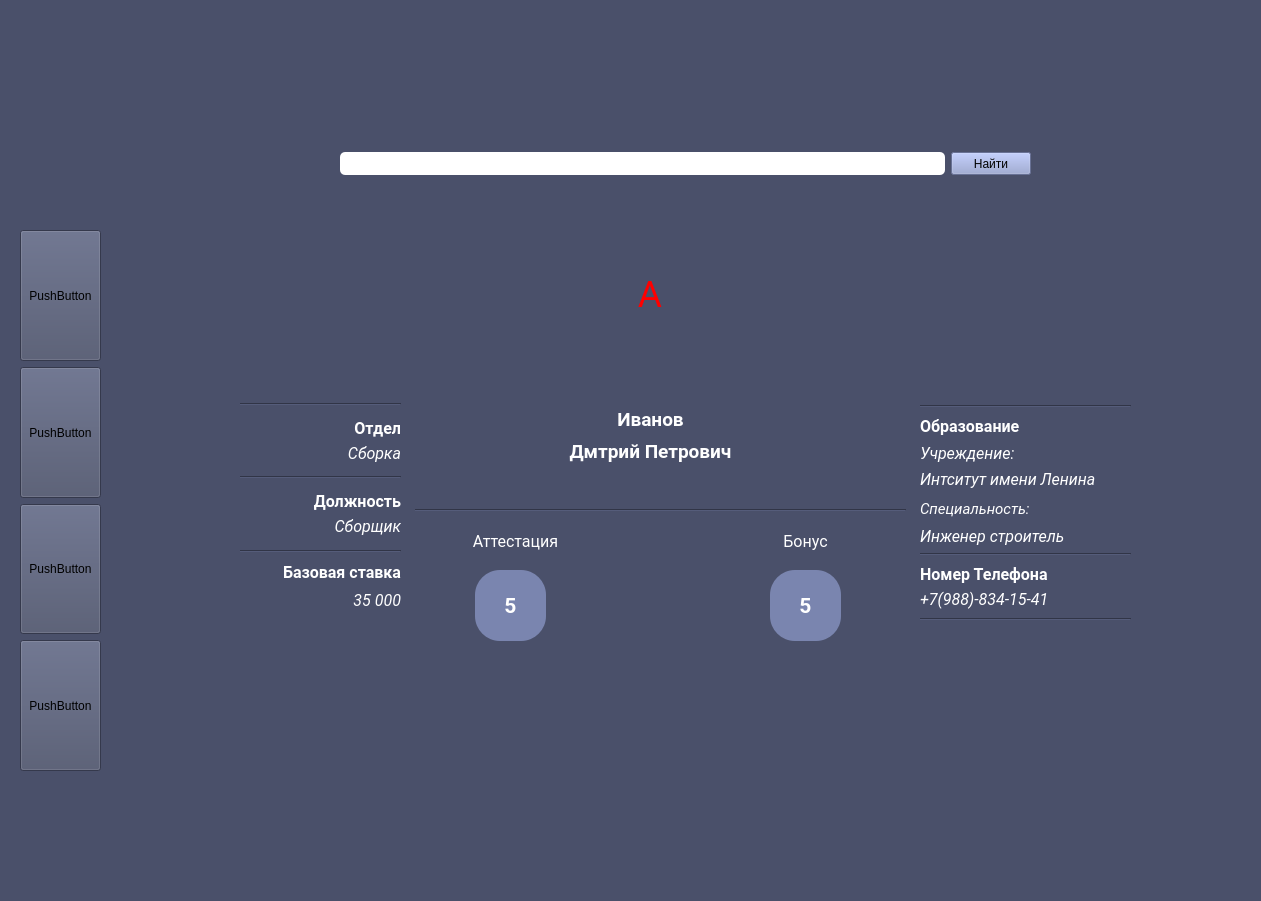
<?xml version="1.0" encoding="UTF-8"?>
<ui version="4.0">
 <class>MainWindow</class>
 <widget class="QMainWindow" name="MainWindow">
  <property name="geometry">
   <rect>
    <x>0</x>
    <y>0</y>
    <width>1261</width>
    <height>901</height>
   </rect>
  </property>
  <property name="sizePolicy">
   <sizepolicy hsizetype="Preferred" vsizetype="MinimumExpanding">
    <horstretch>0</horstretch>
    <verstretch>0</verstretch>
   </sizepolicy>
  </property>
  <property name="windowTitle">
   <string>MainWindow</string>
  </property>
  <property name="styleSheet">
   <string notr="true">background-color: rgb(74, 80, 106);</string>
  </property>
  <widget class="QWidget" name="centralwidget">
   <widget class="QStackedWidget" name="stackedWidget">
    <property name="geometry">
     <rect>
      <x>180</x>
      <y>60</y>
      <width>1041</width>
      <height>771</height>
     </rect>
    </property>
    <property name="autoFillBackground">
     <bool>false</bool>
    </property>
    <property name="styleSheet">
     <string notr="true"/>
    </property>
    <property name="currentIndex">
     <number>0</number>
    </property>
    <widget class="QWidget" name="Add_person">
     <widget class="QWidget" name="gridLayoutWidget_2">
      <property name="geometry">
       <rect>
        <x>50</x>
        <y>70</y>
        <width>841</width>
        <height>67</height>
       </rect>
      </property>
      <layout class="QGridLayout" name="gridLayout_2">
       <item row="1" column="3">
        <spacer name="horizontalSpacer">
         <property name="orientation">
          <enum>Qt::Horizontal</enum>
         </property>
         <property name="sizeType">
          <enum>QSizePolicy::Preferred</enum>
         </property>
         <property name="sizeHint" stdset="0">
          <size>
           <width>40</width>
           <height>20</height>
          </size>
         </property>
        </spacer>
       </item>
       <item row="1" column="2">
        <widget class="QPushButton" name="pushButton">
         <property name="sizePolicy">
          <sizepolicy hsizetype="Preferred" vsizetype="Preferred">
           <horstretch>0</horstretch>
           <verstretch>0</verstretch>
          </sizepolicy>
         </property>
         <property name="styleSheet">
          <string notr="true">background-color: rgb(145, 158, 208);</string>
         </property>
         <property name="text">
          <string>Найти</string>
         </property>
        </widget>
       </item>
       <item row="0" column="1">
        <spacer name="verticalSpacer">
         <property name="orientation">
          <enum>Qt::Vertical</enum>
         </property>
         <property name="sizeType">
          <enum>QSizePolicy::Expanding</enum>
         </property>
         <property name="sizeHint" stdset="0">
          <size>
           <width>20</width>
           <height>15</height>
          </size>
         </property>
        </spacer>
       </item>
       <item row="2" column="1">
        <spacer name="verticalSpacer_2">
         <property name="orientation">
          <enum>Qt::Vertical</enum>
         </property>
         <property name="sizeType">
          <enum>QSizePolicy::Expanding</enum>
         </property>
         <property name="sizeHint" stdset="0">
          <size>
           <width>20</width>
           <height>15</height>
          </size>
         </property>
        </spacer>
       </item>
       <item row="1" column="1">
        <widget class="QLineEdit" name="lineEdit_2">
         <property name="sizePolicy">
          <sizepolicy hsizetype="MinimumExpanding" vsizetype="MinimumExpanding">
           <horstretch>0</horstretch>
           <verstretch>0</verstretch>
          </sizepolicy>
         </property>
         <property name="styleSheet">
          <string notr="true">
background-color: rgb(255, 255, 255);
 border-radius: 5px;</string>
         </property>
        </widget>
       </item>
       <item row="1" column="0">
        <spacer name="horizontalSpacer_2">
         <property name="orientation">
          <enum>Qt::Horizontal</enum>
         </property>
         <property name="sizeType">
          <enum>QSizePolicy::Fixed</enum>
         </property>
         <property name="sizeHint" stdset="0">
          <size>
           <width>110</width>
           <height>20</height>
          </size>
         </property>
        </spacer>
       </item>
      </layout>
     </widget>
     <widget class="QLabel" name="Name_1_2">
      <property name="geometry">
       <rect>
        <x>370</x>
        <y>380</y>
        <width>201</width>
        <height>41</height>
       </rect>
      </property>
      <property name="font">
       <font>
        <family>Roboto</family>
        <pointsize>14</pointsize>
        <weight>75</weight>
        <bold>true</bold>
       </font>
      </property>
      <property name="styleSheet">
       <string notr="true">color: rgb(255, 255, 255);</string>
      </property>
      <property name="text">
       <string>Дмтрий Петрович</string>
      </property>
      <property name="alignment">
       <set>Qt::AlignHCenter|Qt::AlignTop</set>
      </property>
     </widget>
     <widget class="QLabel" name="label_4">
      <property name="geometry">
       <rect>
        <x>370</x>
        <y>330</y>
        <width>201</width>
        <height>41</height>
       </rect>
      </property>
      <property name="font">
       <font>
        <family>Roboto</family>
        <pointsize>14</pointsize>
        <weight>75</weight>
        <bold>true</bold>
       </font>
      </property>
      <property name="styleSheet">
       <string notr="true">color: rgb(255, 255, 255);</string>
      </property>
      <property name="text">
       <string>Иванов</string>
      </property>
      <property name="alignment">
       <set>Qt::AlignBottom|Qt::AlignHCenter</set>
      </property>
     </widget>
     <widget class="Line" name="line_3">
      <property name="geometry">
       <rect>
        <x>235</x>
        <y>440</y>
        <width>491</width>
        <height>20</height>
       </rect>
      </property>
      <property name="orientation">
       <enum>Qt::Horizontal</enum>
      </property>
     </widget>
     <widget class="QLabel" name="label_5">
      <property name="geometry">
       <rect>
        <x>525</x>
        <y>460</y>
        <width>201</width>
        <height>31</height>
       </rect>
      </property>
      <property name="font">
       <font>
        <family>Roboto</family>
        <pointsize>12</pointsize>
        <weight>50</weight>
        <bold>false</bold>
       </font>
      </property>
      <property name="styleSheet">
       <string notr="true">color: rgb(255, 255, 255);</string>
      </property>
      <property name="text">
       <string>Бонус</string>
      </property>
      <property name="alignment">
       <set>Qt::AlignBottom|Qt::AlignHCenter</set>
      </property>
     </widget>
     <widget class="QLabel" name="label_6">
      <property name="geometry">
       <rect>
        <x>235</x>
        <y>460</y>
        <width>201</width>
        <height>31</height>
       </rect>
      </property>
      <property name="font">
       <font>
        <family>Roboto</family>
        <pointsize>12</pointsize>
        <weight>50</weight>
        <bold>false</bold>
       </font>
      </property>
      <property name="styleSheet">
       <string notr="true">color: rgb(255, 255, 255);</string>
      </property>
      <property name="text">
       <string>Аттестация</string>
      </property>
      <property name="alignment">
       <set>Qt::AlignBottom|Qt::AlignHCenter</set>
      </property>
     </widget>
     <widget class="QLabel" name="label_7">
      <property name="geometry">
       <rect>
        <x>590</x>
        <y>510</y>
        <width>71</width>
        <height>71</height>
       </rect>
      </property>
      <property name="font">
       <font>
        <family>Roboto</family>
        <pointsize>16</pointsize>
        <weight>75</weight>
        <bold>true</bold>
       </font>
      </property>
      <property name="styleSheet">
       <string notr="true"> border-radius: 25px;
color: rgb(255, 255, 255);
background-color: rgb(122, 133, 175);
</string>
      </property>
      <property name="text">
       <string>5</string>
      </property>
      <property name="alignment">
       <set>Qt::AlignCenter</set>
      </property>
     </widget>
     <widget class="QLabel" name="label_8">
      <property name="geometry">
       <rect>
        <x>295</x>
        <y>510</y>
        <width>71</width>
        <height>71</height>
       </rect>
      </property>
      <property name="font">
       <font>
        <family>Roboto</family>
        <pointsize>16</pointsize>
        <weight>75</weight>
        <bold>true</bold>
       </font>
      </property>
      <property name="styleSheet">
       <string notr="true"> border-radius: 25px;
color: rgb(255, 255, 255);
background-color: rgb(122, 133, 175);
</string>
      </property>
      <property name="text">
       <string>5</string>
      </property>
      <property name="alignment">
       <set>Qt::AlignCenter</set>
      </property>
     </widget>
     <widget class="QWidget" name="verticalLayoutWidget_2">
      <property name="geometry">
       <rect>
        <x>60</x>
        <y>310</y>
        <width>161</width>
        <height>301</height>
       </rect>
      </property>
      <layout class="QVBoxLayout" name="verticalLayout_2">
       <item>
        <spacer name="verticalSpacer_5">
         <property name="orientation">
          <enum>Qt::Vertical</enum>
         </property>
         <property name="sizeType">
          <enum>QSizePolicy::Fixed</enum>
         </property>
         <property name="sizeHint" stdset="0">
          <size>
           <width>30</width>
           <height>33</height>
          </size>
         </property>
        </spacer>
       </item>
       <item>
        <widget class="Line" name="line_5">
         <property name="orientation">
          <enum>Qt::Horizontal</enum>
         </property>
        </widget>
       </item>
       <item>
        <widget class="QLabel" name="label_12">
         <property name="font">
          <font>
           <family>Roboto</family>
           <pointsize>12</pointsize>
           <weight>75</weight>
           <bold>true</bold>
          </font>
         </property>
         <property name="styleSheet">
          <string notr="true">color: rgb(255, 255, 255);</string>
         </property>
         <property name="text">
          <string>Отдел</string>
         </property>
         <property name="alignment">
          <set>Qt::AlignBottom|Qt::AlignRight|Qt::AlignTrailing</set>
         </property>
        </widget>
       </item>
       <item>
        <widget class="QLabel" name="label_13">
         <property name="font">
          <font>
           <family>Roboto</family>
           <pointsize>12</pointsize>
           <italic>true</italic>
          </font>
         </property>
         <property name="styleSheet">
          <string notr="true">color: rgb(255, 255, 255);</string>
         </property>
         <property name="text">
          <string>Сборка</string>
         </property>
         <property name="alignment">
          <set>Qt::AlignRight|Qt::AlignTop|Qt::AlignTrailing</set>
         </property>
        </widget>
       </item>
       <item>
        <widget class="Line" name="line_6">
         <property name="orientation">
          <enum>Qt::Horizontal</enum>
         </property>
        </widget>
       </item>
       <item>
        <widget class="QLabel" name="label_14">
         <property name="font">
          <font>
           <family>Roboto</family>
           <pointsize>12</pointsize>
           <weight>75</weight>
           <bold>true</bold>
          </font>
         </property>
         <property name="styleSheet">
          <string notr="true">color: rgb(255, 255, 255);</string>
         </property>
         <property name="text">
          <string>Должность</string>
         </property>
         <property name="alignment">
          <set>Qt::AlignBottom|Qt::AlignRight|Qt::AlignTrailing</set>
         </property>
        </widget>
       </item>
       <item>
        <widget class="QLabel" name="label_15">
         <property name="font">
          <font>
           <family>Roboto</family>
           <pointsize>12</pointsize>
           <italic>true</italic>
          </font>
         </property>
         <property name="styleSheet">
          <string notr="true">color: rgb(255, 255, 255);</string>
         </property>
         <property name="text">
          <string>Сборщик</string>
         </property>
         <property name="alignment">
          <set>Qt::AlignRight|Qt::AlignTop|Qt::AlignTrailing</set>
         </property>
        </widget>
       </item>
       <item>
        <widget class="Line" name="line_7">
         <property name="orientation">
          <enum>Qt::Horizontal</enum>
         </property>
        </widget>
       </item>
       <item>
        <widget class="QLabel" name="label_18">
         <property name="font">
          <font>
           <family>Roboto</family>
           <pointsize>12</pointsize>
           <weight>75</weight>
           <italic>false</italic>
           <bold>true</bold>
          </font>
         </property>
         <property name="styleSheet">
          <string notr="true">color: rgb(255, 255, 255);</string>
         </property>
         <property name="text">
          <string>Базовая ставка</string>
         </property>
         <property name="alignment">
          <set>Qt::AlignRight|Qt::AlignTrailing|Qt::AlignVCenter</set>
         </property>
        </widget>
       </item>
       <item>
        <widget class="QLabel" name="label_19">
         <property name="font">
          <font>
           <family>Roboto</family>
           <pointsize>12</pointsize>
           <italic>true</italic>
          </font>
         </property>
         <property name="styleSheet">
          <string notr="true">color: rgb(255, 255, 255);</string>
         </property>
         <property name="text">
          <string>35 000</string>
         </property>
         <property name="alignment">
          <set>Qt::AlignRight|Qt::AlignTop|Qt::AlignTrailing</set>
         </property>
        </widget>
       </item>
       <item>
        <spacer name="verticalSpacer_6">
         <property name="orientation">
          <enum>Qt::Vertical</enum>
         </property>
         <property name="sizeType">
          <enum>QSizePolicy::Fixed</enum>
         </property>
         <property name="sizeHint" stdset="0">
          <size>
           <width>20</width>
           <height>54</height>
          </size>
         </property>
        </spacer>
       </item>
      </layout>
     </widget>
     <widget class="QLabel" name="label_3">
      <property name="geometry">
       <rect>
        <x>406</x>
        <y>170</y>
        <width>128</width>
        <height>128</height>
       </rect>
      </property>
      <property name="font">
       <font>
        <family>Roboto</family>
        <pointsize>28</pointsize>
       </font>
      </property>
      <property name="styleSheet">
       <string notr="true">color: rgb(255, 0, 0);</string>
      </property>
      <property name="text">
       <string>A</string>
      </property>
      <property name="alignment">
       <set>Qt::AlignCenter</set>
      </property>
     </widget>
    </widget>
    <widget class="QWidget" name="page_2"/>
    <widget class="QWidget" name="page_3"/>
   </widget>
   <widget class="QWidget" name="verticalLayoutWidget_3">
    <property name="geometry">
     <rect>
      <x>20</x>
      <y>200</y>
      <width>81</width>
      <height>611</height>
     </rect>
    </property>
    <layout class="QVBoxLayout" name="verticalLayout_3">
     <item>
      <spacer name="verticalSpacer_7">
       <property name="orientation">
        <enum>Qt::Vertical</enum>
       </property>
       <property name="sizeType">
        <enum>QSizePolicy::Fixed</enum>
       </property>
       <property name="sizeHint" stdset="0">
        <size>
         <width>20</width>
         <height>30</height>
        </size>
       </property>
      </spacer>
     </item>
     <item>
      <widget class="QToolButton" name="toolButton_3">
       <property name="sizePolicy">
        <sizepolicy hsizetype="Preferred" vsizetype="Preferred">
         <horstretch>0</horstretch>
         <verstretch>0</verstretch>
        </sizepolicy>
       </property>
       <property name="text">
        <string>PushButton</string>
       </property>
      </widget>
     </item>
     <item>
      <widget class="QToolButton" name="toolButton_5">
       <property name="sizePolicy">
        <sizepolicy hsizetype="Preferred" vsizetype="Preferred">
         <horstretch>0</horstretch>
         <verstretch>0</verstretch>
        </sizepolicy>
       </property>
       <property name="text">
        <string>PushButton</string>
       </property>
      </widget>
     </item>
     <item>
      <widget class="QToolButton" name="toolButton_4">
       <property name="sizePolicy">
        <sizepolicy hsizetype="Preferred" vsizetype="Preferred">
         <horstretch>0</horstretch>
         <verstretch>0</verstretch>
        </sizepolicy>
       </property>
       <property name="text">
        <string>PushButton</string>
       </property>
      </widget>
     </item>
     <item>
      <widget class="QToolButton" name="toolButton_2">
       <property name="sizePolicy">
        <sizepolicy hsizetype="Preferred" vsizetype="Preferred">
         <horstretch>0</horstretch>
         <verstretch>0</verstretch>
        </sizepolicy>
       </property>
       <property name="text">
        <string>PushButton</string>
       </property>
      </widget>
     </item>
     <item>
      <spacer name="verticalSpacer_8">
       <property name="orientation">
        <enum>Qt::Vertical</enum>
       </property>
       <property name="sizeType">
        <enum>QSizePolicy::Fixed</enum>
       </property>
       <property name="sizeHint" stdset="0">
        <size>
         <width>20</width>
         <height>40</height>
        </size>
       </property>
      </spacer>
     </item>
    </layout>
   </widget>
   <widget class="QWidget" name="verticalLayoutWidget">
    <property name="geometry">
     <rect>
      <x>920</x>
      <y>370</y>
      <width>211</width>
      <height>301</height>
     </rect>
    </property>
    <layout class="QVBoxLayout" name="verticalLayout">
     <item>
      <spacer name="verticalSpacer_3">
       <property name="orientation">
        <enum>Qt::Vertical</enum>
       </property>
       <property name="sizeType">
        <enum>QSizePolicy::Fixed</enum>
       </property>
       <property name="sizeHint" stdset="0">
        <size>
         <width>30</width>
         <height>35</height>
        </size>
       </property>
      </spacer>
     </item>
     <item>
      <widget class="Line" name="line">
       <property name="orientation">
        <enum>Qt::Horizontal</enum>
       </property>
      </widget>
     </item>
     <item>
      <widget class="QLabel" name="label">
       <property name="font">
        <font>
         <family>Roboto</family>
         <pointsize>12</pointsize>
         <weight>75</weight>
         <bold>true</bold>
        </font>
       </property>
       <property name="styleSheet">
        <string notr="true">color: rgb(255, 255, 255);</string>
       </property>
       <property name="text">
        <string>Образование</string>
       </property>
       <property name="alignment">
        <set>Qt::AlignBottom|Qt::AlignLeading|Qt::AlignLeft</set>
       </property>
      </widget>
     </item>
     <item>
      <widget class="QLabel" name="label_9">
       <property name="font">
        <font>
         <family>Roboto</family>
         <pointsize>12</pointsize>
         <italic>true</italic>
        </font>
       </property>
       <property name="styleSheet">
        <string notr="true">color: rgb(255, 255, 255);</string>
       </property>
       <property name="text">
        <string>Учреждение:</string>
       </property>
       <property name="alignment">
        <set>Qt::AlignLeading|Qt::AlignLeft|Qt::AlignVCenter</set>
       </property>
      </widget>
     </item>
     <item>
      <widget class="QLabel" name="label_16">
       <property name="font">
        <font>
         <family>Roboto</family>
         <pointsize>12</pointsize>
         <italic>true</italic>
        </font>
       </property>
       <property name="styleSheet">
        <string notr="true">color: rgb(255, 255, 255);</string>
       </property>
       <property name="text">
        <string>Интситут имени Ленина</string>
       </property>
       <property name="alignment">
        <set>Qt::AlignLeading|Qt::AlignLeft|Qt::AlignTop</set>
       </property>
      </widget>
     </item>
     <item>
      <widget class="QLabel" name="label_11">
       <property name="font">
        <font>
         <family>Roboto</family>
         <pointsize>11</pointsize>
         <italic>true</italic>
        </font>
       </property>
       <property name="styleSheet">
        <string notr="true">color: rgb(255, 255, 255);</string>
       </property>
       <property name="text">
        <string>Специальность:</string>
       </property>
       <property name="alignment">
        <set>Qt::AlignLeading|Qt::AlignLeft|Qt::AlignVCenter</set>
       </property>
      </widget>
     </item>
     <item>
      <widget class="QLabel" name="label_17">
       <property name="font">
        <font>
         <family>Roboto</family>
         <pointsize>12</pointsize>
         <italic>true</italic>
        </font>
       </property>
       <property name="styleSheet">
        <string notr="true">color: rgb(255, 255, 255);</string>
       </property>
       <property name="text">
        <string>Инженер строитель</string>
       </property>
       <property name="alignment">
        <set>Qt::AlignLeading|Qt::AlignLeft|Qt::AlignVCenter</set>
       </property>
      </widget>
     </item>
     <item>
      <widget class="Line" name="line_2">
       <property name="orientation">
        <enum>Qt::Horizontal</enum>
       </property>
      </widget>
     </item>
     <item>
      <widget class="QLabel" name="label_2">
       <property name="font">
        <font>
         <family>Roboto</family>
         <pointsize>12</pointsize>
         <weight>75</weight>
         <bold>true</bold>
        </font>
       </property>
       <property name="styleSheet">
        <string notr="true">color: rgb(255, 255, 255);</string>
       </property>
       <property name="text">
        <string>Номер Телефона</string>
       </property>
       <property name="alignment">
        <set>Qt::AlignBottom|Qt::AlignLeading|Qt::AlignLeft</set>
       </property>
      </widget>
     </item>
     <item>
      <widget class="QLabel" name="label_10">
       <property name="font">
        <font>
         <family>Roboto</family>
         <pointsize>12</pointsize>
         <italic>true</italic>
        </font>
       </property>
       <property name="styleSheet">
        <string notr="true">color: rgb(255, 255, 255);</string>
       </property>
       <property name="text">
        <string>+7(988)-834-15-41</string>
       </property>
       <property name="alignment">
        <set>Qt::AlignLeading|Qt::AlignLeft|Qt::AlignTop</set>
       </property>
      </widget>
     </item>
     <item>
      <widget class="Line" name="line_4">
       <property name="orientation">
        <enum>Qt::Horizontal</enum>
       </property>
      </widget>
     </item>
     <item>
      <spacer name="verticalSpacer_4">
       <property name="orientation">
        <enum>Qt::Vertical</enum>
       </property>
       <property name="sizeType">
        <enum>QSizePolicy::Fixed</enum>
       </property>
       <property name="sizeHint" stdset="0">
        <size>
         <width>20</width>
         <height>50</height>
        </size>
       </property>
      </spacer>
     </item>
    </layout>
   </widget>
  </widget>
  <widget class="QMenuBar" name="menubar">
   <property name="geometry">
    <rect>
     <x>0</x>
     <y>0</y>
     <width>1261</width>
     <height>21</height>
    </rect>
   </property>
  </widget>
  <widget class="QStatusBar" name="statusbar"/>
 </widget>
 <resources/>
 <connections/>
</ui>
